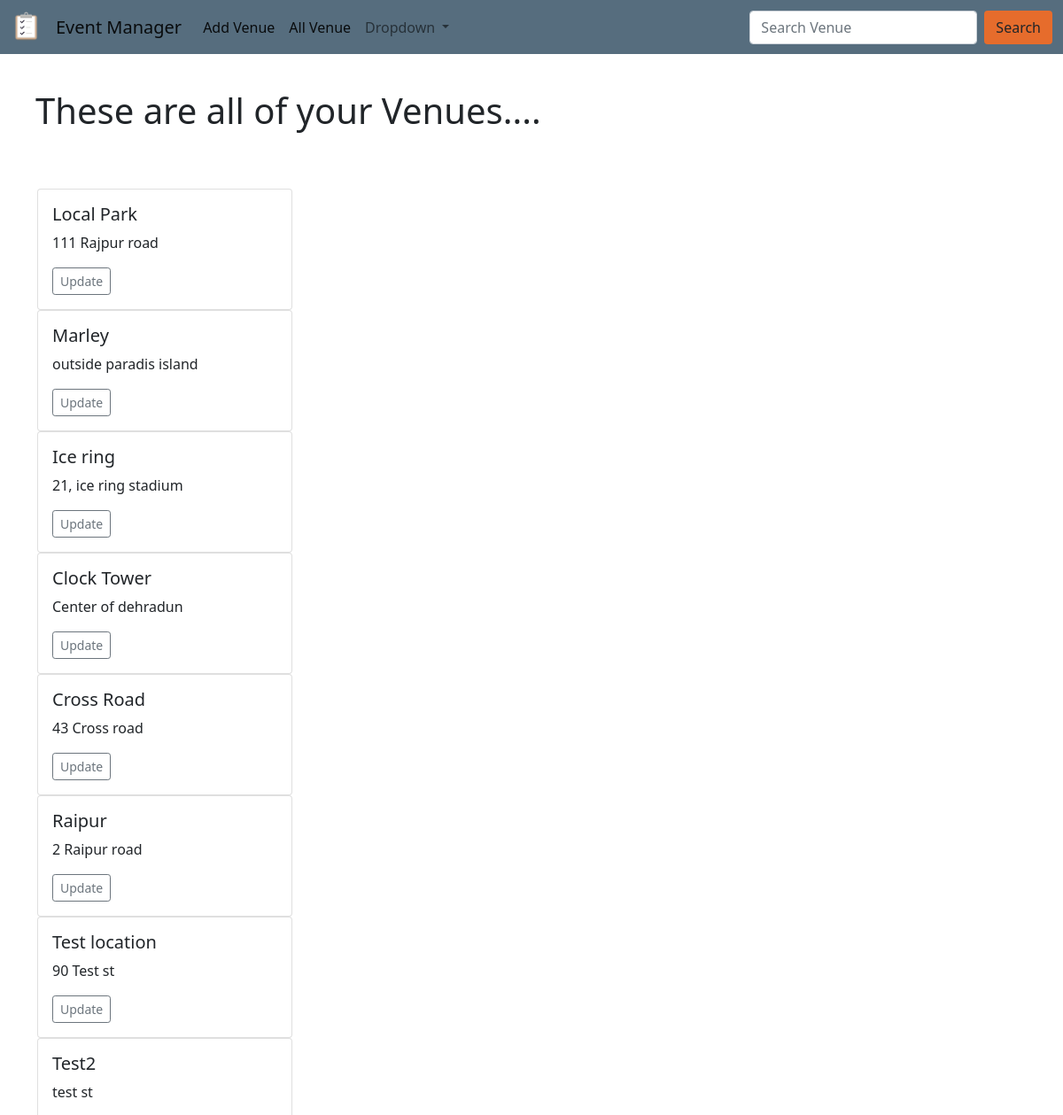
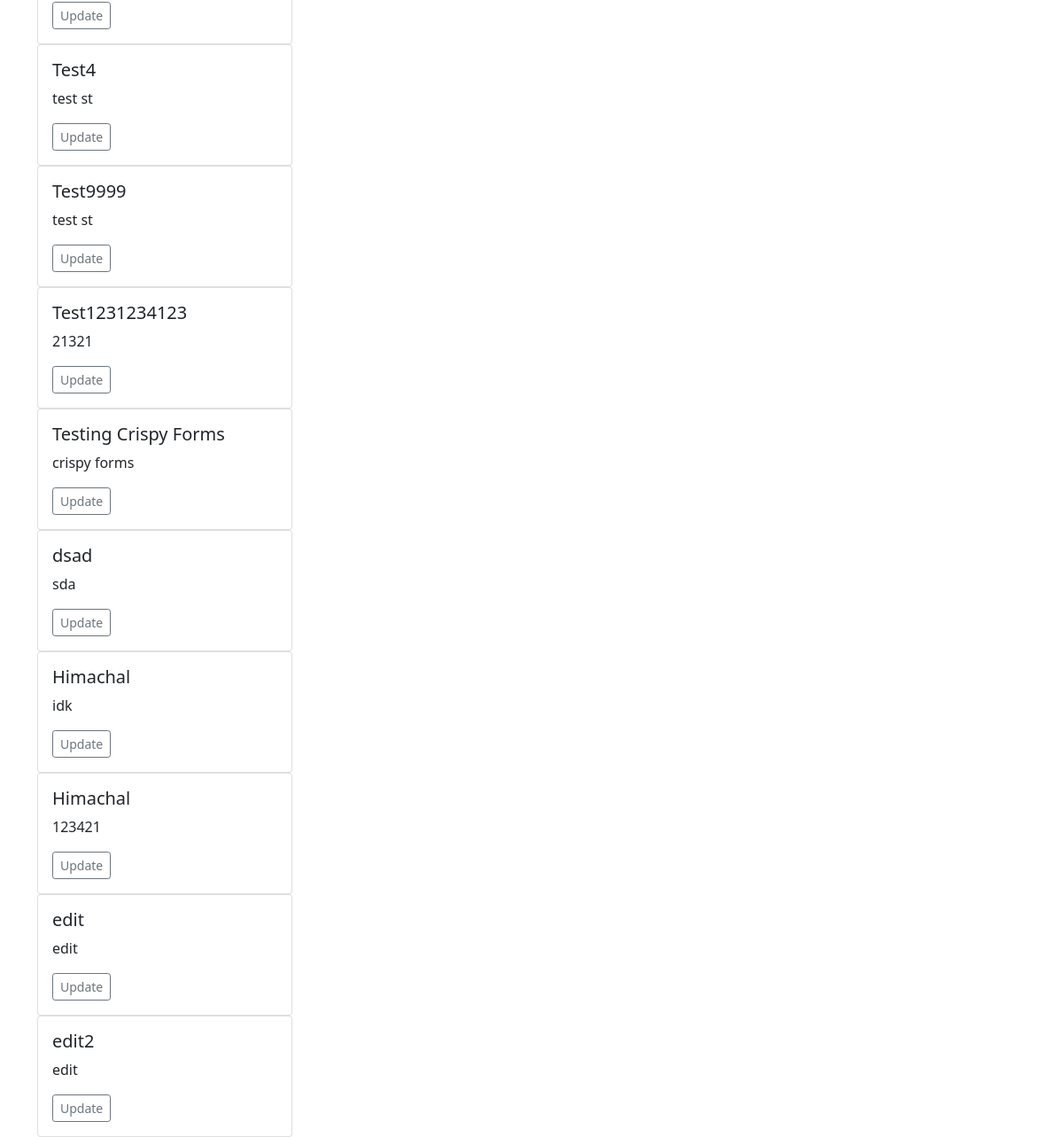
/venue_list, run on an earlier commit of the app's database (2 pictures, top to bottom).
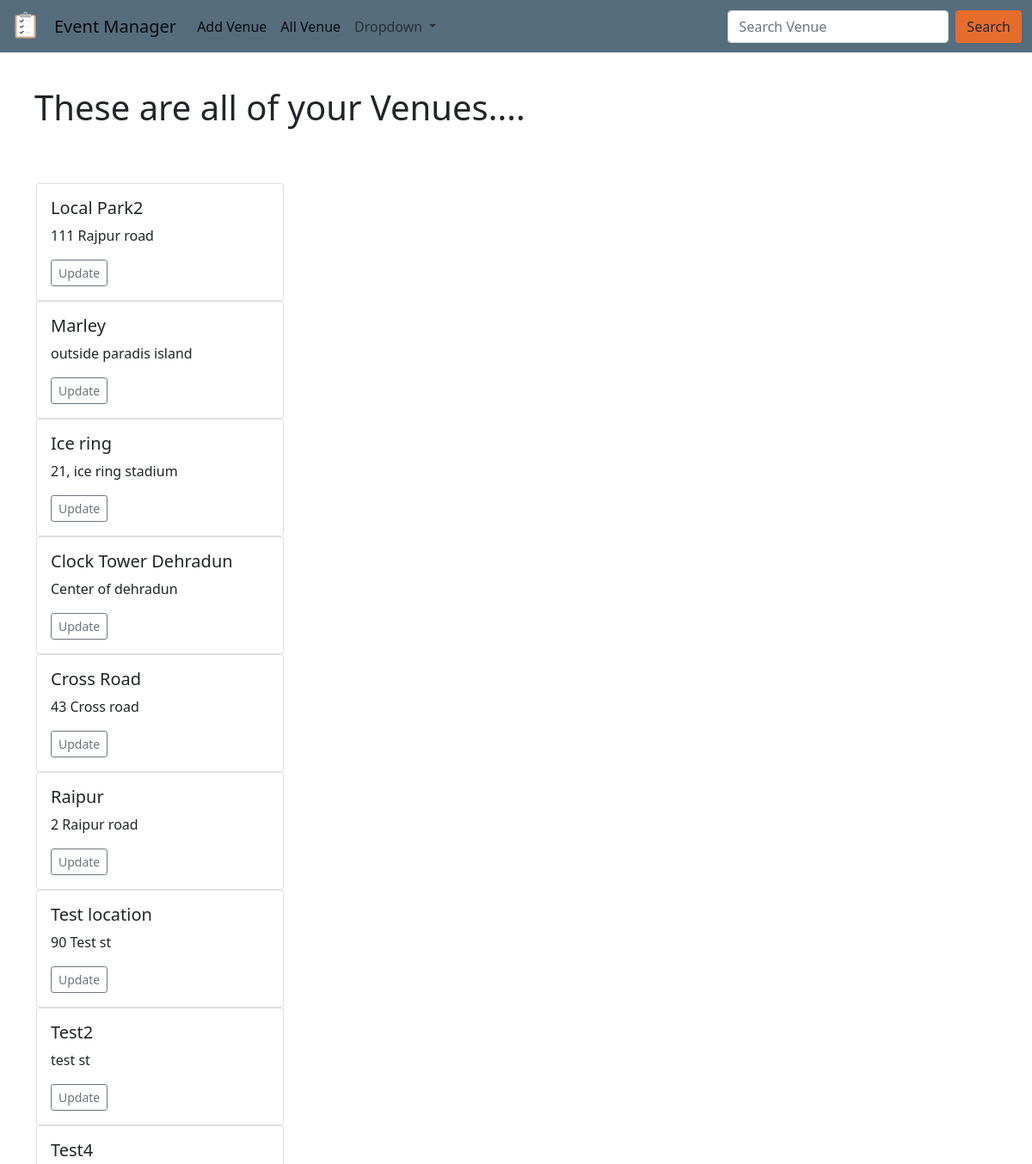
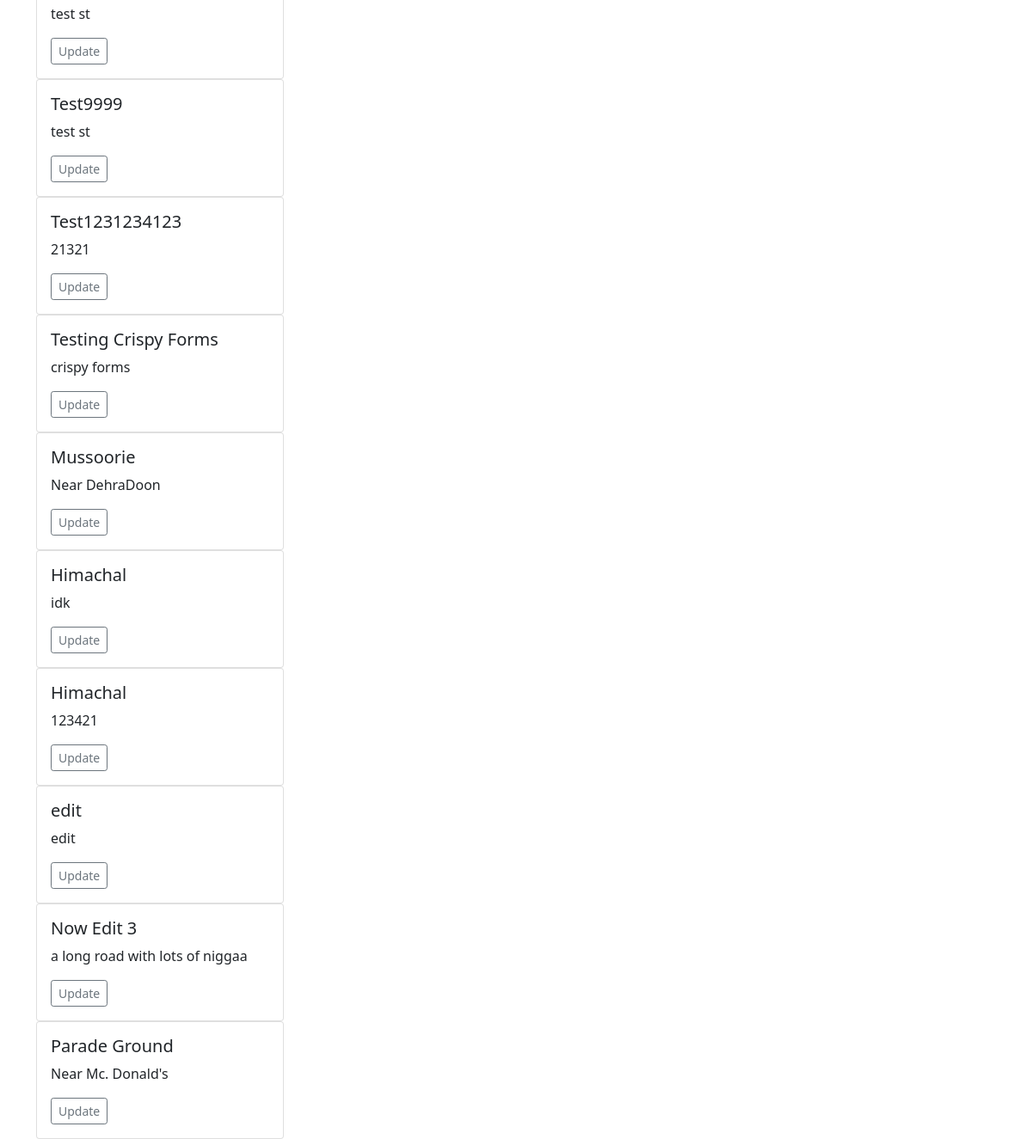
And on a later commit of the database (2 pictures, top to bottom).
### events/models.py (models this page shows)
class Venue(models.Model):
    name=models.CharField(max_length=120)
    address=models.CharField(max_length=520)
    zip_code=models.CharField(max_length=45)
    phone=models.CharField(max_length=45, blank=True)
    web_address=models.URLField(max_length=120,blank=True)
    email_address=models.EmailField(max_length=254,blank=True)
    def __str__(self):
        return self.name

### events/views.py (the view)
# urls.py: path('venue_list',views.venue_list, name='venue-list'),
def venue_list(request):
    list_venue = Venue.objects.all()
    context={'list_venue':list_venue}
    return render(request,'venue_list.html',context)

### templates/venue_list.html (shortened to what this page needs)
{% extends 'base.html' %}
{% block body %}
<h1 class='m-3 p-4'>These are all of your Venues....</h1>
<br>
 {% for venue in list_venue %}
<div class="container">
<div class="card" style="width: 18rem;">
  <div class="card-body">
    <h5 class="card-title" href="{% url 'venue-detail' venue.id %}">{{ venue }} </h5>
    <p class="card-text"> {{venue.address}} </p>
    <a href="{% url 'update-venue' venue.id %}" class="btn btn-outline-secondary btn-sm">Update</a>
  </div>
</div>
</div>
{% endfor %}
{% endblock body %}

### templates/base.html (shortened to what this page needs)
<!doctype html>
<html lang="en">
{% load static %}
<head>
  <link href="https://cdn.jsdelivr.net/npm/bootstrap@5.0.0-beta3/dist/css/bootstrap.min.css" rel="stylesheet"
>
</head>
  <nav class="navbar navbar-expand-lg navbar-light" style="background-color: #566D7E;">
    <div class="container-fluid">
      <a class="navbar-brand" href="/">
        <img src="{% static '/icon/todo.png' %}" alt="" width="35" height="35">
      </a>
      <a class="navbar-brand" href="#">Event Manager</a>
      <div class="collapse navbar-collapse" id="navbarSupportedContent">
        <ul class="navbar-nav me-auto mb-2 mb-lg-0">
          <li class="nav-item">
            <a class="nav-link active" href="{% url 'add-venue' %}">Add Venue</a>
          </li>
          <li class="nav-item">
            <a class="nav-link active" href="{% url 'venue-list' %}">All Venue</a>
          </li>
          <li class="nav-item dropdown">
            <a class="nav-link dropdown-toggle" href="#" id="navbarDropdown" role="button" data-bs-toggle="dropdown"
              aria-expanded="false">
              Dropdown
            </a>
          </li>
        </ul>
        <form class="d-flex" method='POST' action="{% url 'search-venue' %}">
          <input class="form-control me-2" type="search" placeholder="Search Venue" name="search_ob" id="search_ob" aria-label="Search">
          <button class="btn "  style="background-color: #E66C2C" type="submit">Search</button>
        </form>
      </div>
    </div>
  </nav>
<body>
  {% block body %}
  {% endblock body %}
</body>
</html>

What changed in the data, as far as the page shows it:
removed Venue: name "dsad", address "sda"
changed Venue "111 Rajpur road": name "Local Park" → "Local Park2"
changed Venue "Center of dehradun": name "Clock Tower" → "Clock Tower Dehradun"
added Venue: name "Mussoorie", address "Near DehraDoon"
changed Venue: name "edit2" → "Now Edit 3"; address "edit" → "a long road with lots of niggaa"
added Venue: name "Parade Ground", address "Near Mc. Donald's"
